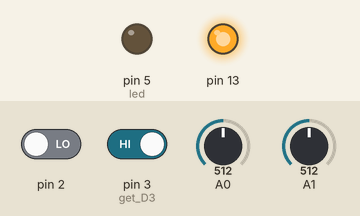
Simulated run of this sketch. Board: Arduino Uno, built with avr-gcc and run on an emulated ATmega328P. Parts: output pins drawn as LEDs (lit = HIGH). The inputs (shaded band) are chosen by the test bench; at power-on: pin 3 (get_D3) HIGH, A1 = 512, pin 2 LOW, A0 = 512. What the sketch prints to the serial monitor is not drawn.

Above: at 1.8 s.
1.9 s: pin 3 (get_D3) driven LOW
At 3.2 s:
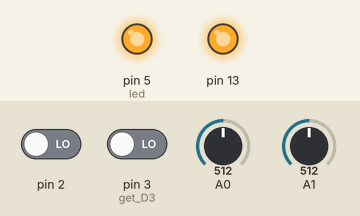
3.5 s: A1 set to 416
5.2 s: A1 set to 387
At 7.1 s:
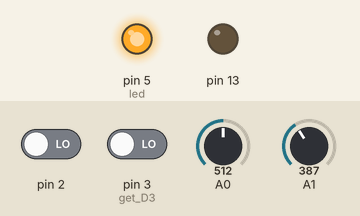
7.5 s: pin 3 (get_D3) driven HIGH
At 9.3 s:
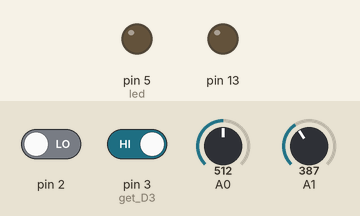
9.6 s: A1 set to 410
At 10.8 s:
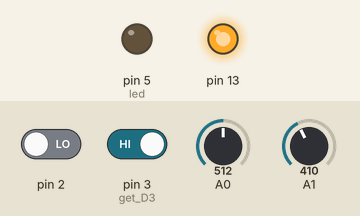
11.6 s: A1 set to 390
At 13.3 s:
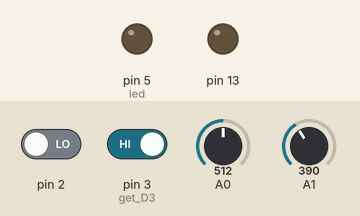
Timing chart, 0 to 14.6 s (numbered marks = the images above; inputs shaded):
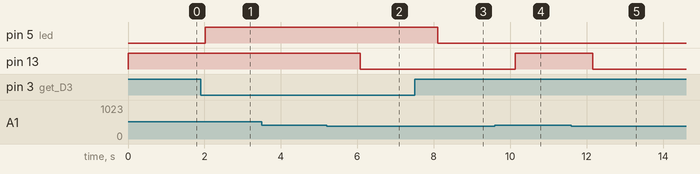

The sketch:

___.ino
```cpp
int led=5;
int get_D3 = 3;
int get_A0 = A0;
int sensorValue;
int digitalValue;

void setup() {
  pinMode(led,OUTPUT);
  pinMode(get_D3, INPUT);
  pinMode(13, OUTPUT);
  pinMode(2, INPUT);
  Serial.begin(9600);

}

void loop() {
  int value = analogRead(A0);    //從A0讀取感測值
  sensorValue = analogRead(1);  // 讀MQ-135類比訊號的值
  digitalValue = digitalRead(2);// 讀MQ-135數位訊號的值

  Serial.print("fc-37 : 類比->");
  Serial.print(value);    //
  Serial.print("  ");    //在監控視窗印出從A0讀取的值

  if (sensorValue > 400) //檢測到非正常氣體
  {
    digitalWrite(13, HIGH);//LED變亮
  }
  else
  {
    digitalWrite(13, LOW);//LED變暗
  }

  if(digitalRead(get_D3) == LOW)//讀取fc-37感測器的D0輸出"低態"
  {
    Serial.println("Digital value : wet"); //在監控視窗印出"wet"
    digitalWrite(led,HIGH);     //LED變亮
  }
  else//讀取fc-37感測器的D0輸出"高態"
  {
    Serial.println("Digital value : dry"); //在監控視窗印出"dry"
    digitalWrite(led,LOW);     //LED變暗
  }
  Serial.print("MQ-135 : 類比->");
  Serial.print(sensorValue, DEC); //印出MQ-135類比訊號
  Serial.print("　數位->");
  Serial.println(digitalValue, DEC);//印出MQ-135數位訊號
  Serial.println("　");
  delay(1000);
}
/*
正常空氣返回約100-200
酒精返回大約 700
較輕的氣體返回約750
 */
```

Measured:
- the behaviour switches between 401 and 400 on A1 (found by bisection; images 1 and 2)
- after the input at 1.9 s, pin 5 (led): LOW → HIGH after 0.13 s
- after the input at 3.5 s, every drawn part: stays the same
- after the input at 5.2 s, pin 13: HIGH → LOW after 0.88 s
- after the input at 7.5 s, pin 5 (led): HIGH → LOW after 0.60 s
- after the input at 9.6 s, pin 13: LOW → HIGH after 0.53 s
- after the input at 11.6 s, pin 13: HIGH → LOW after 0.55 s
